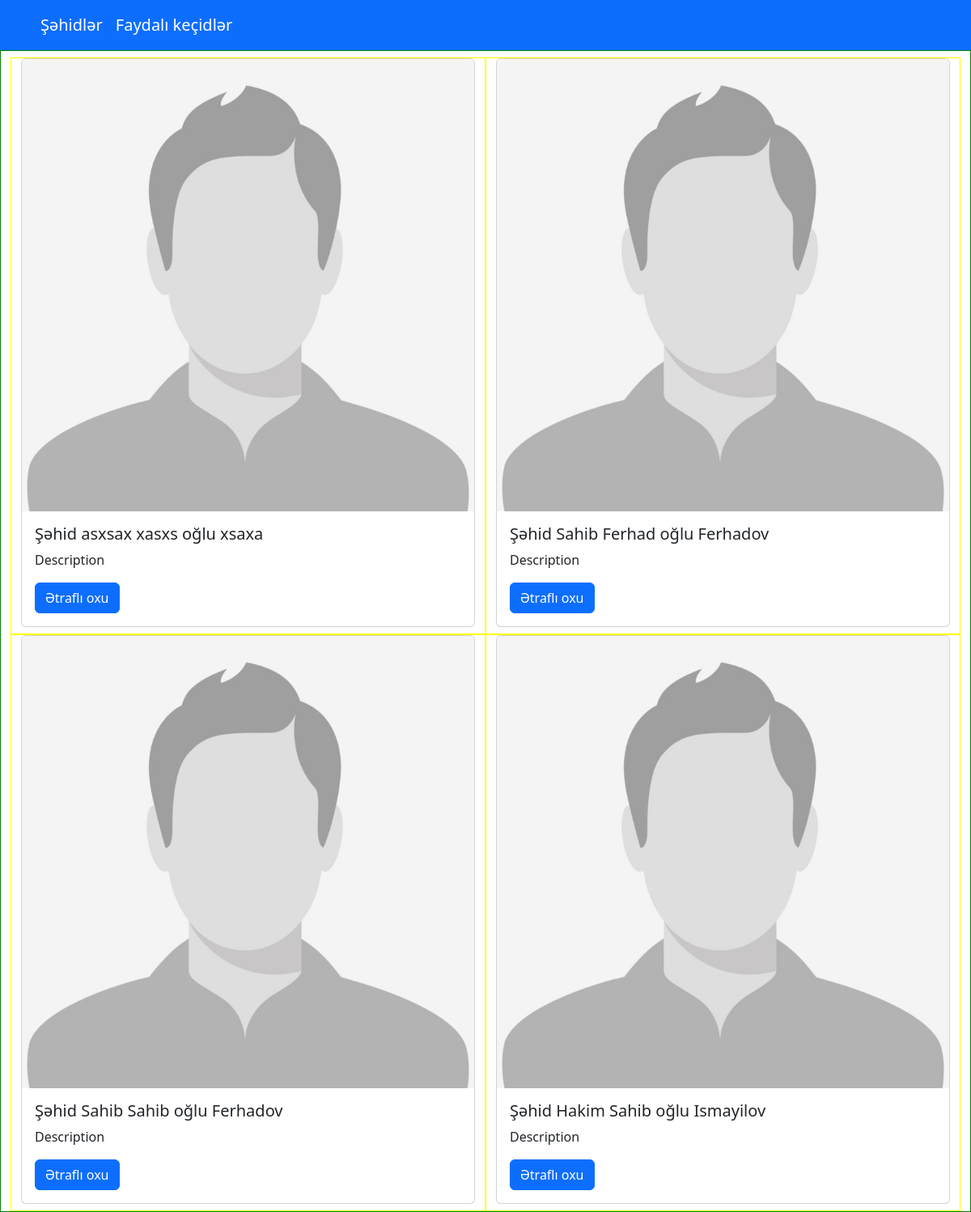
The page / on the database its author committed.
### main/models.py (models this page shows, shortened)
class Person(models.Model):
	kisi="Kişi"
	qadin="Qadın"
	secim=[
		(kisi,"Kişi"),
		(qadin,"Qadın")
	]
	class Meta:
		verbose_name="Şəhid"
		verbose_name_plural="Şəhidlər"
	id=models.UUIDField(primary_key=True,default=uuid.uuid4,editable=False)
	ad=models.CharField(verbose_name="Adı",max_length=50,default="")
	soyad=models.CharField(verbose_name="Soyadı",max_length=50,default="")
	ata_adi=models.CharField(verbose_name="Ata adı",max_length=50,default="")
	leqeb=models.CharField(verbose_name="Ləqəbi",max_length=100,default="yoxdur.",blank=True)
	dogum_tarixi=models.DateField(verbose_name="Doğum tarixi")
	vefat_tarixi=models.DateField(verbose_name="Vəfat tarixi")
	dogum_yeri=models.CharField(verbose_name="Doğulduğu yer",max_length=255)
	vefat_yeri=models.CharField(verbose_name="Vəfat yeri", max_length=255)
	vetendasligi=models.CharField(verbose_name="Vətəndaşlığı",max_length=50)
	cinsiyeti=models.CharField(verbose_name="Cinsiyyəti seçin",max_length=5,default=kisi,choices=secim)
	sekil=models.ImageField("Şəkil",upload_to="main/uploads/%d/%m/%Y",null=True,blank=True,default="static/img/default-man.jpg")
	qosun_novu=models.OneToOneField(QosunNovu,on_delete=models.CASCADE,null=True,blank=True,verbose_name="Qoşun növü")
	mensubiyyeti=models.CharField(verbose_name="Mənsubiyyəti",max_length=100, default="Azərbaycan Ordusu")
	xidmet_illeri=models.CharField(verbose_name="Xidmət illəri",max_length=100)
	rutbe=models.ManyToManyField(Rutbe,verbose_name="Rütbə")
	medallar=models.ManyToManyField(Medallar)
	def get_full_name(self):
		_ = ""
		if self.cinsiyeti==self.kisi:
			_ = "oğlu"
		else:
			_ = "qızı"
		return f" Şəhid {self.ad} {self.ata_adi} {_} {self.soyad}"

### main/views.py (the view)
# urls.py: path("",views.index),
def index(request):
	persons=Person.objects.all()
	context={
		"persons":persons
	}
	return render(request,"main/index.html",context)

### main/templates/main/index.html (shortened to what this page needs)
{% extends 'base.html' %}
{% block content %}
    <div class="container-fluid mt-2">
        <div class="row">
        {%for person in persons%}
                    <div class="col-lg-6 col-md-6" style="border:1px solid yellow">
                        <div class="card mb-2">
                            <img src="{{person.sekil}}" class="card-img-top">
                            <div class="card-body">
                                <h5 class="card-title">{{person.get_full_name}}</h5>
                                <p class="card-text">Description</p>
                                <a class="btn btn-primary" href="{%url 'sehid' person.id %}">Ətraflı oxu</a>
                            </div>
                        </div>
                    </div>
        {%endfor%}
        </div>
    </div>
{% endblock  %}

### rows shown on the page
Person: sekil (placeholder picture), get_full_name "Şəhid asxsax xasxs oğlu xsaxa"
Person: sekil (placeholder picture), get_full_name "Şəhid Sahib Ferhad oğlu Ferhadov"
Person: sekil (placeholder picture), get_full_name "Şəhid Sahib Sahib oğlu Ferhadov"
Person: sekil (placeholder picture), get_full_name "Şəhid Hakim Sahib oğlu Ismayilov"
